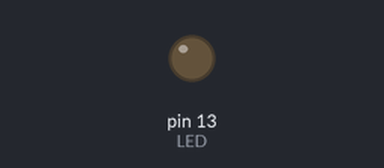
A sketch run on a simulated Arduino Uno, built with avr-gcc and run on an emulated ATmega328P. Parts: output pins drawn as LEDs (lit = HIGH).

Above: at 0.1 s.
At 12.7 s:
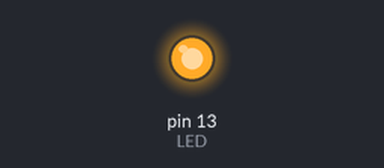
Timing chart, 0 to 15.0 s (numbered marks = the images above):
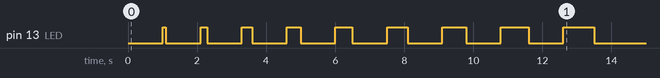

Measured:
- by itself, pin 13 (LED): LOW → HIGH at 1.0 s, → LOW 0.10 s later, → HIGH 1.0 s later, → LOW 0.20 s later, … (18 changes in this stretch)

The sketch:

blinks.ino
```cpp
// (licence header left out)
int count = 0;
const int LED = 13;

void setup() {
  pinMode(LED, OUTPUT);
}

void loop() {
  while (count < 10) {
    digitalWrite(LED, HIGH);
    delay(count*100);
    digitalWrite(LED, LOW);
    delay(1000);
    count = count + 1;
  }
}
```
